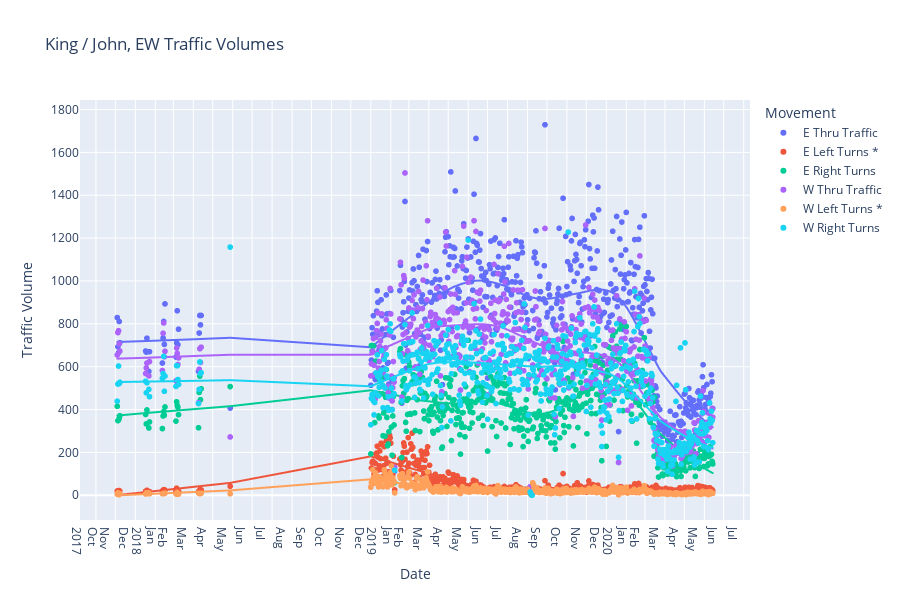

The notebook cell this image was saved under:
### Markdown cell above
## Plotly

### Code cell
fig = px.scatter(results, 
                 x="datet", 
                 y=["e_thru_vol", "e_left_vol", "e_right_vol", "w_thru_vol", "w_left_vol", "w_right_vol"], 
                 labels={
                     "datet" : "Date", 
                     "value" : "Traffic Volume", 
                     "variable" : "Movement"}, 
                 trendline="lowess", 
                 trendline_options=dict(frac=0.3),
                 height=600, 
                 title=titles_dict[intersection_uid])

fig.for_each_trace(lambda t: t.update(name = labels_dict[intersection_uid][t.name], 
                                      legendgroup = labels_dict[intersection_uid][t.name], 
                                      hovertemplate = t.hovertemplate.replace(t.name, labels_dict[intersection_uid][t.name])))

fig.update_xaxes(dtick="M1", tickformat="%b\n%Y", ticklabelmode="period")

fig.show()

### Figure 1 — Plotly figure (JSON) as saved in the notebook; plotly's stock layout.template omitted (floating-point values rounded to 4 significant figures; data arrays with more than 128 entries replaced by an {"elided": "..."} marker saying what was removed)
{"data": [{"hovertemplate": "Movement=E Thru Traffic<br>Date=%{x}<br>Traffic Volume=%{y}<extra></extra>", "legendgroup": "E Thru Traffic", "marker": {"color": "#636efa", "symbol": "circle"}, "mode": "markers", "name": "E Thru Traffic", "showlegend": true, "type": "scattergl", "x": {"elided": "550 str values"}, "xaxis": "x", "y": {"elided": "550 int values"}, "yaxis": "y"}, {"hovertemplate": "<b>LOWESS trendline</b><br><br>Movement=E Thru Traffic<br>Date=%{x}<br>Traffic Volume=%{y} <b>(trend)</b><extra></extra>", "legendgroup": "E Thru Traffic", "marker": {"color": "#636efa", "symbol": "circle"}, "mode": "lines", "name": "E Thru Traffic", "showlegend": false, "type": "scattergl", "x": {"elided": "550 str values"}, "xaxis": "x", "y": {"elided": "550 float values"}, "yaxis": "y"}, {"hovertemplate": "Movement=E Left Turns *<br>Date=%{x}<br>Traffic Volume=%{y}<extra></extra>", "legendgroup": "E Left Turns *", "marker": {"color": "#EF553B", "symbol": "circle"}, "mode": "markers", "name": "E Left Turns *", "showlegend": true, "type": "scattergl", "x": {"elided": "550 str values"}, "xaxis": "x", "y": {"elided": "550 int values"}, "yaxis": "y"}, {"hovertemplate": "<b>LOWESS trendline</b><br><br>Movement=E Left Turns *<br>Date=%{x}<br>Traffic Volume=%{y} <b>(trend)</b><extra></extra>", "legendgroup": "E Left Turns *", "marker": {"color": "#EF553B", "symbol": "circle"}, "mode": "lines", "name": "E Left Turns *", "showlegend": false, "type": "scattergl", "x": {"elided": "550 str values"}, "xaxis": "x", "y": {"elided": "550 float values"}, "yaxis": "y"}, {"hovertemplate": "Movement=E Right Turns<br>Date=%{x}<br>Traffic Volume=%{y}<extra></extra>", "legendgroup": "E Right Turns", "marker": {"color": "#00cc96", "symbol": "circle"}, "mode": "markers", "name": "E Right Turns", "showlegend": true, "type": "scattergl", "x": {"elided": "550 str values"}, "xaxis": "x", "y": {"elided": "550 int values"}, "yaxis": "y"}, {"hovertemplate": "<b>LOWESS trendline</b><br><br>Movement=E Right Turns<br>Date=%{x}<br>Traffic Volume=%{y} <b>(trend)</b><extra></extra>", "legendgroup": "E Right Turns", "marker": {"color": "#00cc96", "symbol": "circle"}, "mode": "lines", "name": "E Right Turns", "showlegend": false, "type": "scattergl", "x": {"elided": "550 str values"}, "xaxis": "x", "y": {"elided": "550 float values"}, "yaxis": "y"}, {"hovertemplate": "Movement=W Thru Traffic<br>Date=%{x}<br>Traffic Volume=%{y}<extra></extra>", "legendgroup": "W Thru Traffic", "marker": {"color": "#ab63fa", "symbol": "circle"}, "mode": "markers", "name": "W Thru Traffic", "showlegend": true, "type": "scattergl", "x": {"elided": "550 str values"}, "xaxis": "x", "y": {"elided": "550 int values"}, "yaxis": "y"}, {"hovertemplate": "<b>LOWESS trendline</b><br><br>Movement=W Thru Traffic<br>Date=%{x}<br>Traffic Volume=%{y} <b>(trend)</b><extra></extra>", "legendgroup": "W Thru Traffic", "marker": {"color": "#ab63fa", "symbol": "circle"}, "mode": "lines", "name": "W Thru Traffic", "showlegend": false, "type": "scattergl", "x": {"elided": "550 str values"}, "xaxis": "x", "y": {"elided": "550 float values"}, "yaxis": "y"}, {"hovertemplate": "Movement=W Left Turns *<br>Date=%{x}<br>Traffic Volume=%{y}<extra></extra>", "legendgroup": "W Left Turns *", "marker": {"color": "#FFA15A", "symbol": "circle"}, "mode": "markers", "name": "W Left Turns *", "showlegend": true, "type": "scattergl", "x": {"elided": "550 str values"}, "xaxis": "x", "y": {"elided": "550 int values"}, "yaxis": "y"}, {"hovertemplate": "<b>LOWESS trendline</b><br><br>Movement=W Left Turns *<br>Date=%{x}<br>Traffic Volume=%{y} <b>(trend)</b><extra></extra>", "legendgroup": "W Left Turns *", "marker": {"color": "#FFA15A", "symbol": "circle"}, "mode": "lines", "name": "W Left Turns *", "showlegend": false, "type": "scattergl", "x": {"elided": "550 str values"}, "xaxis": "x", "y": {"elided": "550 float values"}, "yaxis": "y"}, {"hovertemplate": "Movement=W Right Turns<br>Date=%{x}<br>Traffic Volume=%{y}<extra></extra>", "legendgroup": "W Right Turns", "marker": {"color": "#19d3f3", "symbol": "circle"}, "mode": "markers", "name": "W Right Turns", "showlegend": true, "type": "scattergl", "x": {"elided": "550 str values"}, "xaxis": "x", "y": {"elided": "550 int values"}, "yaxis": "y"}, {"hovertemplate": "<b>LOWESS trendline</b><br><br>Movement=W Right Turns<br>Date=%{x}<br>Traffic Volume=%{y} <b>(trend)</b><extra></extra>", "legendgroup": "W Right Turns", "marker": {"color": "#19d3f3", "symbol": "circle"}, "mode": "lines", "name": "W Right Turns", "showlegend": false, "type": "scattergl", "x": {"elided": "550 str values"}, "xaxis": "x", "y": {"elided": "550 float values"}, "yaxis": "y"}], "layout": {"height": 600, "legend": {"title": {"text": "Movement"}, "tracegroupgap": 0}, "title": {"text": "King / John, EW Traffic Volumes"}, "xaxis": {"anchor": "y", "domain": [0, 1], "dtick": "M1", "tickformat": "%b\n%Y", "ticklabelmode": "period", "title": {"text": "Date"}}, "yaxis": {"anchor": "x", "domain": [0, 1], "title": {"text": "Traffic Volume"}}}}
